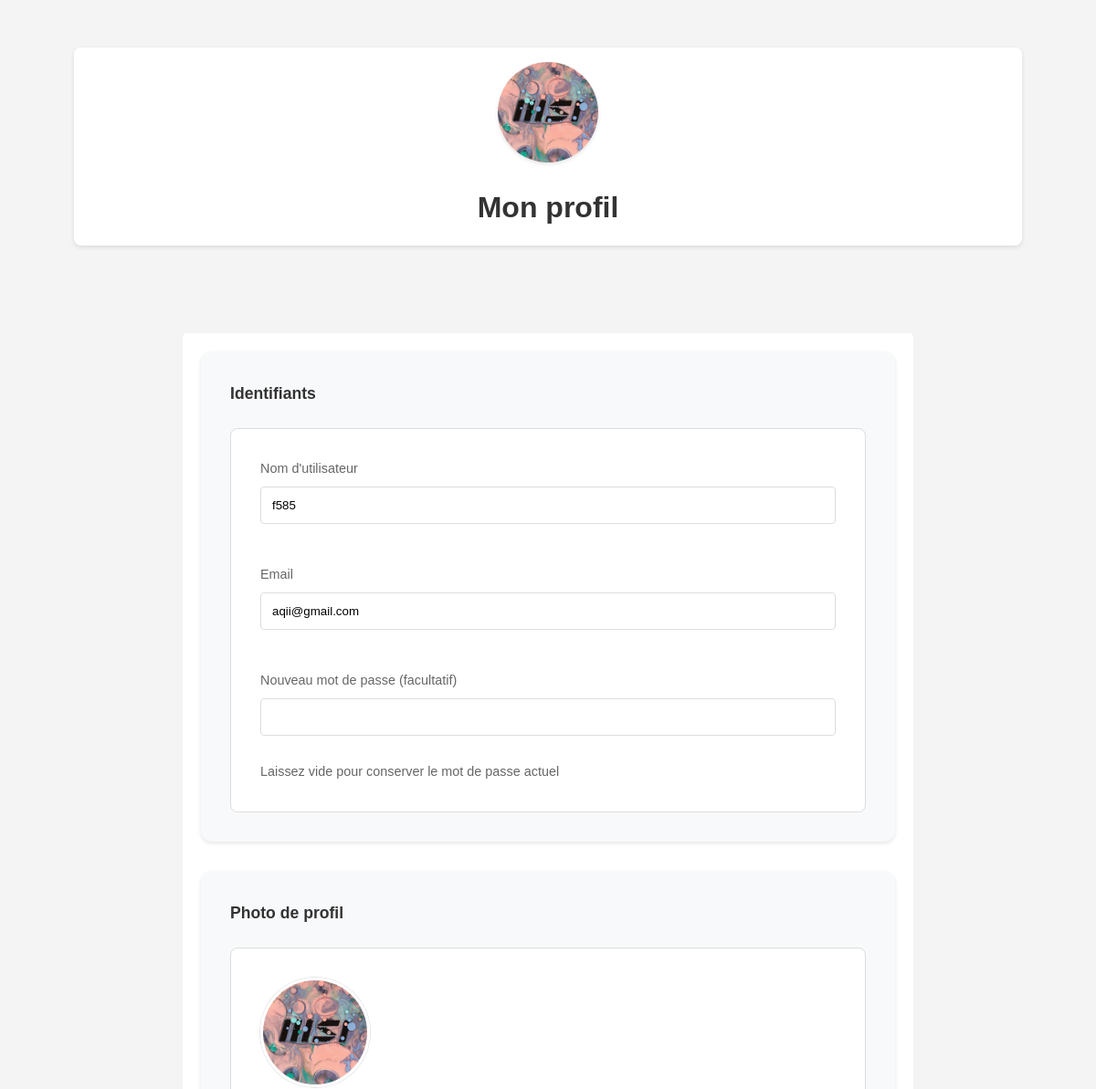
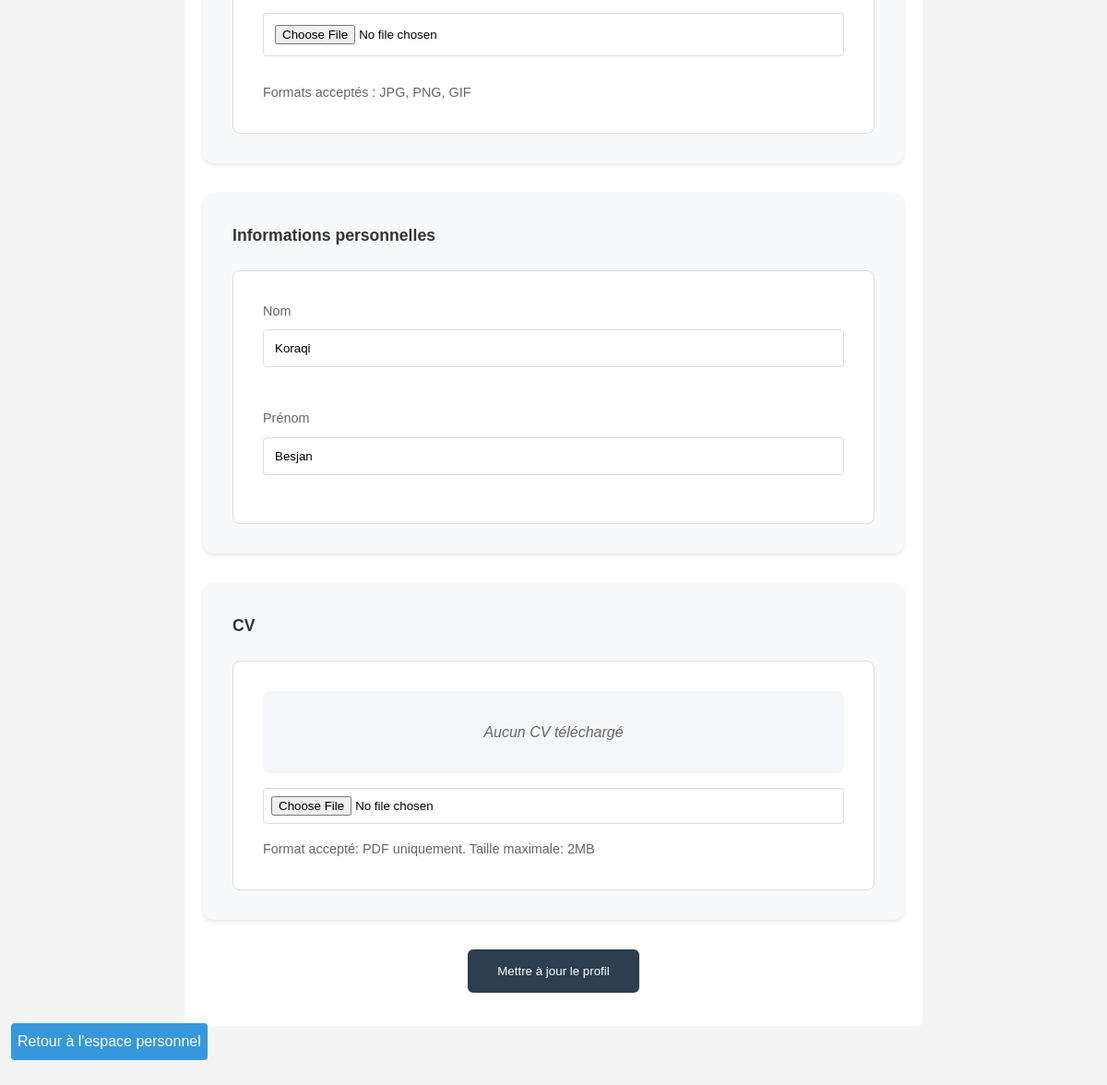
Page /app/views/profile.php (signed in) on the committed database (2 pictures, top to bottom).
### tables this page shows
CREATE TABLE `etudiants` (
  `id` int(11) NOT NULL,
  `nom` varchar(50) NOT NULL,
  `prenom` varchar(50) NOT NULL,
  `date_naissance` date DEFAULT NULL,
  `adresse` varchar(255) DEFAULT NULL,
  `ville` varchar(100) DEFAULT NULL,
  `code_postal` varchar(10) DEFAULT NULL,
  `pays` varchar(100) DEFAULT NULL,
  `telephone` varchar(20) DEFAULT NULL,
  `niveau_etude` varchar(50) DEFAULT NULL,
  `filiere` varchar(100) DEFAULT NULL,
  `cv` varchar(255) DEFAULT NULL,
  `username` varchar(100) NOT NULL,
  `email` varchar(255) NOT NULL,
  `password` varchar(255) NOT NULL,
  `role` enum('etudiant','entreprise','admin') NOT NULL DEFAULT 'etudiant',
  `lettre_motivation` text,
  `date_creation` timestamp NOT NULL DEFAULT CURRENT_TIMESTAMP,
  `icone` varchar(255) DEFAULT NULL,
  `bloque` tinyint(1) DEFAULT '0'
);

### app/helpers/functions.php (called while the page is built, shortened)
<?php
function get_user($pdo, $user_id, $table) {
    try {
        $stmt = $pdo->prepare("SELECT * FROM $table WHERE id = ?");
        $stmt->execute([$user_id]);
        return $stmt->fetch(PDO::FETCH_ASSOC);
    } catch (Exception $e) {
        error_log($e->getMessage());
        return false;
    }
}
?>

### app/views/profile.php (the view, shortened to what this page needs)
<?php
require_once $_SERVER['DOCUMENT_ROOT'] . '/Gestion_Stage/app/config/database.php';
require_once $_SERVER['DOCUMENT_ROOT'] . '/Gestion_Stage/app/helpers/functions.php';
$table = ($_SESSION['role'] == 'etudiant') ? 'etudiants' : 'entreprises';
$user = get_user($pdo, $_SESSION['user_id'], $table);
?>
<!DOCTYPE html>
<html lang="fr">
<head>
    <link rel="stylesheet" href="/Gestion_Stage/public/assets/css/style.css">
    <link rel="stylesheet" href="/Gestion_Stage/public/assets/css/style_profile.css">
    <link rel="stylesheet" href="https://cdnjs.cloudflare.com/ajax/libs/font-awesome/6.1.1/css/all.min.css">
</head>
<body>
    <div class="container">
        <div class="profile-header">
            <?php if (!empty($user['icone'])): ?>
                <img src="/Gestion_Stage/public/uploads/profil/<?php echo htmlspecialchars($user['icone']); ?>" alt="Photo de profil" class="profile-photo">
            <?php else: ?>
                <i class="<?php echo $_SESSION['role'] == 'etudiant' ? 'fas fa-user-graduate' : 'fas fa-building'; ?> profile-icon"></i>
            <?php endif; ?>
            <h1>Mon profil</h1>
        </div>
        <div class="container">
            <form action="" method="post" enctype="multipart/form-data">
                <div class="profile-section">
                    <label>Identifiants</label>
                    <div class="section-content">
                        <div class="input-group">
                            <label for="username">Nom d'utilisateur</label>
                            <input type="text" id="username" name="username" value="<?php echo htmlspecialchars($user['username']); ?>" required>
                        </div>
                        <div class="input-group">
                            <label for="email">Email</label>
                            <input type="email" id="email" name="email" value="<?php echo htmlspecialchars($user['email']); ?>" required>
                        </div>
                        <div class="input-group">
                            <label for="new_password">Nouveau mot de passe (facultatif)</label>
                            <input type="password" id="new_password" name="new_password">
                            <p class="help-text">Laissez vide pour conserver le mot de passe actuel</p>
                        </div>
                    </div>
                </div>
                <div class="profile-section">
                    <label>Photo de profil</label>
                    <div class="section-content">
                        <div class="photo-preview">
                            <?php if (!empty($user['icone'])): ?>
                                <img src="/Gestion_Stage/public/uploads/profil/<?php echo htmlspecialchars($user['icone']); ?>" alt="Photo de profil">
                            <?php else: ?>
                                <i class="fas <?php echo $_SESSION['role'] == 'etudiant' ? 'fa-user-graduate' : 'fa-building'; ?>"></i>
                            <?php endif; ?>
                        </div>
                        <div class="input-group">
                            <input type="file" id="profile_photo" name="profile_photo" accept="image/*">
                            <p class="help-text">Formats acceptés : JPG, PNG, GIF</p>
                        </div>
                    </div>
                </div>
                <?php if ($_SESSION['role'] == 'etudiant'): ?>
                    <div class="profile-section">
                        <label>Informations personnelles</label>
                        <div class="section-content">
                            <div class="input-group">
                                <label for="nom">Nom</label>
                                <input type="text" id="nom" name="nom" value="<?php echo htmlspecialchars($user['nom']); ?>" required>
                            </div>
                            <div class="input-group">
                                <label for="prenom">Prénom</label>
                                <input type="text" id="prenom" name="prenom" value="<?php echo htmlspecialchars($user['prenom']); ?>" required>
                            </div>
                        </div>
                    </div>
                    <div class="profile-section">
                        <label>CV</label>
                        <div class="section-content">
                            <div class="cv-preview">
                                <?php if (!empty($user['cv'])): ?>
                                    <div class="current-cv">
                                        <i class="fas fa-file-pdf"></i>
                                        <span>CV actuel</span>
                                        <a href="/Gestion_Stage/public/uploads/cv/<?php echo htmlspecialchars($user['cv']); ?>"
                                           target="_blank"
                                           class="view-cv-btn">
                                            <i class="fas fa-eye" style="color: white;"></i> Voir le CV
                                        </a>
                                    </div>
                                <?php else: ?>
                                    <p class="no-cv">Aucun CV téléchargé</p>
                                <?php endif; ?>
                            </div>
                            <div class="upload-controls">
                                <input type="file" id="cv" name="cv" accept=".pdf">
                                <p class="help-text">Format accepté: PDF uniquement. Taille maximale: 2MB</p>
                            </div>
                        </div>
                    </div>
                <?php endif; ?>
                <button type="submit" class="submit-btn">Mettre à jour le profil</button>
            </form>
        </div>
        <p><a class="index-button" href="/Gestion_Stage/app/views/home.php">Retour à l'espace personnel</a></p>
    </div>
</body>
</html>

### public/assets/css/style.css (style rules this page uses)
:root { --primary-color: #2c3e50; --secondary-color: #3498db; --accent-color: #e74c3c; --secondary-color-hover: #4ea8e4; --accent-color-hover: #f26858; --text-color: #333; --light-gray: #f5f6fa; --border-radius: 8px; }
* { margin: 0; padding: 0; box-sizing: border-box; }
body { font-family: Arial, sans-serif; line-height: 1.6; background-color: #f4f4f4; padding: 20px; }
.container { max-width: 1200px; margin: 0 auto; padding: 0 15px; }
h1 { text-align: center; color: #333; margin-bottom: 30px; font-size: 2rem; }
form { background: white; padding: 20px; border-radius: 5px; max-width: 500px; margin: 0 auto; }
label { display: block; margin-bottom: 5px; color: #333; }
input, select { width: 100%; padding: 8px; margin-bottom: 20px; border: 1px solid #ddd; border-radius: 4px; }
button { background: #3498db; color: white; padding: 10px 20px; border: none; border-radius: 4px; cursor: pointer; width: 100%; }
a { color: #3498db; text-decoration: none; }
.index-button { position: fixed; bottom: 2%; left: 1%; background: var(--secondary-color); color: white; transition: background-color 0.2s ease; padding: 7px; border-radius: 4px; }

### public/assets/css/style_profile.css (style rules this page uses)
.profile-header { text-align: center; margin-bottom: 4rem; padding: 1rem 0; background: white; border-radius: var(--border-radius); box-shadow: 0 2px 5px rgba(0,0,0,0.1); }
.profile-header h1 { margin: 0; color: var(--text-color); }
.profile-photo { width: 110px; height: 110px; border-radius: 50%; object-fit: cover; border: 3px solid var(--primary); box-shadow: 0 2px 4px rgba(0,0,0,0.1); margin-bottom: 1rem; }
.help-text { font-size: 0.8rem; color: #666; margin-top: 0.5rem; }
.profile-section { background: #f8f9fa; border-radius: 12px; padding: 2rem; margin-bottom: 2rem; box-shadow: 0 2px 4px rgba(0,0,0,0.1); }
.profile-section > label { display: block; margin-bottom: 1.5rem; font-weight: 600; color: var(--text-color); font-size: 1.1rem; }
.section-content { background: white; padding: 2rem; border-radius: 8px; border: 1px solid #ddd; }
.input-group { margin-bottom: 1.5rem; }
.input-group:last-child { margin-bottom: 0; }
.input-group label { display: block; margin-bottom: 0.5rem; color: #666; font-size: 0.9rem; }
.input-group input, .input-group textarea { width: 100%; padding: 0.75rem; border: 1px solid #ddd; border-radius: 4px; transition: all 0.3s ease; }
.photo-preview { width: 120px; height: 120px; border-radius: 50%; overflow: hidden; margin-bottom: 1rem; border: 3px solid white; box-shadow: 0 0 0 1px rgba(0,0,0,0.1); }
.photo-preview img { width: 100%; height: 100%; object-fit: cover; }
.submit-btn { background: var(--primary-color); color: white; border: none; padding: 1rem 2rem; border-radius: 6px; font-weight: 500; cursor: pointer; width: auto; margin-top: 2rem; margin-bottom: 1rem; transition: all 0.3s ease; display: block; margin-left: auto; margin-right: auto; z-index: 1000; }
.container { max-width: 1200px; width: 95%; margin: 0 auto; padding: 2rem; }
form { max-width: 800px; }
.cv-preview { margin-bottom: 1rem; padding: 1rem; background: var(--light-gray); border-radius: var(--border-radius); }
.no-cv { text-align: center; color: #666; font-style: italic; padding: 1rem; }
.upload-controls input[type="file"] { width: 100%; padding: 0.5rem; margin-bottom: 0.5rem; }
.help-text { font-size: 0.9rem; color: #666; margin-top: 0.5rem; }

### rows in the picture
etudiants: icone (picture), username "f585", email "aqii@gmail.com", nom "Koraqi", prenom "Besjan"
